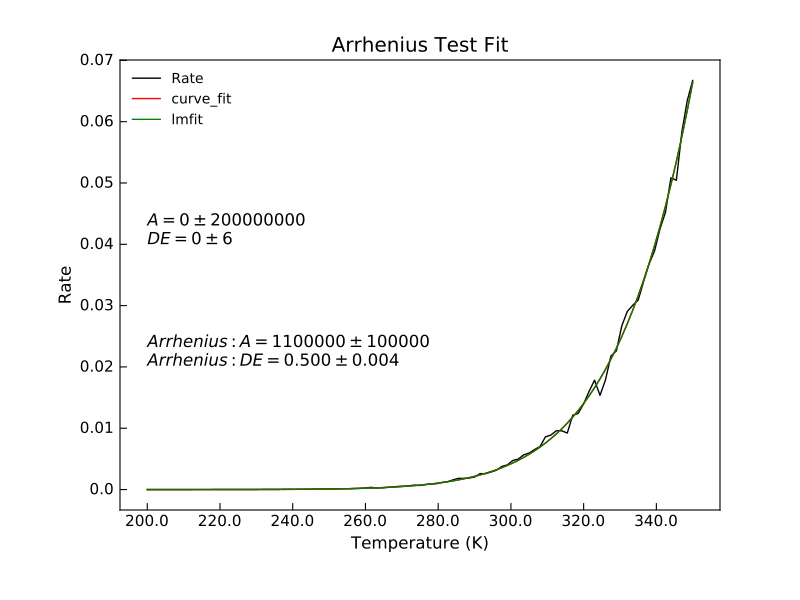

This chart was generated by the following Python code:
"""Example of Arrhenius Fit."""
from Stoner import Data
import Stoner.Fit as SF
from  numpy import linspace
from numpy.random import normal

#Make some data
T=linspace(200,350,101)
R=SF.arrhenius(T+normal(size=len(T),scale=1.0,loc=1.0),1E6,0.5)
d=Data(T,R,setas="xy",column_headers=["T","Rate"])

#Curve_fit on its own
d.curve_fit(SF.arrhenius,p0=[1E6,0.5],result=True,header="curve_fit")
d.setas="xyy"
d.plot()
d.annotate_fit(SF.arrhenius,x=200,y=0.04)

# lmfit using lmfit guesses
fit=SF.Arrhenius()
p0=fit.guess(R,x=T)
d.lmfit(fit,p0=p0,result=True,header="lmfit")
d.setas="x..y"
d.plot()
d.annotate_fit(SF.Arrhenius,x=200,y=0.02,prefix="Arrhenius")

d.title="Arrhenius Test Fit"
d.ylabel="Rate"
d.xlabel="Temperature (K)"
